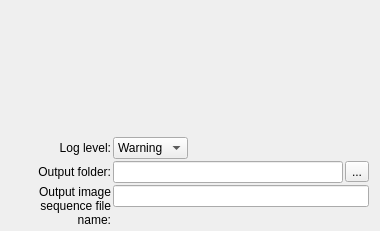
  <widget class="QWizardPage" name="SettingsPage">
   <property name="sizePolicy">
    <sizepolicy hsizetype="Preferred" vsizetype="Preferred">
     <horstretch>1</horstretch>
     <verstretch>1</verstretch>
    </sizepolicy>
   </property>
   <property name="title">
    <string>Tracked Ultrasound Capturing</string>
   </property>
   <property name="subTitle">
    <string>Settings</string>
   </property>
   <layout class="QVBoxLayout" name="verticalLayout_4">
    <property name="spacing">
     <number>4</number>
    </property>
    <property name="topMargin">
     <number>4</number>
    </property>
    <property name="bottomMargin">
     <number>4</number>
    </property>
    <item>
     <layout class="QGridLayout" name="GridDeviceSetSelection"/>
    </item>
    <item>
     <spacer name="verticalSpacer">
      <property name="orientation">
       <enum>Qt::Vertical</enum>
      </property>
      <property name="sizeHint" stdset="0">
       <size>
        <width>358</width>
        <height>133</height>
       </size>
      </property>
     </spacer>
    </item>
    <item>
     <layout class="QFormLayout" name="formLayout">
      <property name="fieldGrowthPolicy">
       <enum>QFormLayout::AllNonFixedFieldsGrow</enum>
      </property>
      <property name="horizontalSpacing">
       <number>2</number>
      </property>
      <property name="verticalSpacing">
       <number>2</number>
      </property>
      <item row="0" column="0">
       <widget class="QLabel" name="LogLevelLabel">
        <property name="sizePolicy">
         <sizepolicy hsizetype="Preferred" vsizetype="Preferred">
          <horstretch>0</horstretch>
          <verstretch>0</verstretch>
         </sizepolicy>
        </property>
        <property name="minimumSize">
         <size>
          <width>100</width>
          <height>0</height>
         </size>
        </property>
        <property name="text">
         <string>Log level:</string>
        </property>
        <property name="alignment">
         <set>Qt::AlignRight|Qt::AlignTrailing|Qt::AlignVCenter</set>
        </property>
       </widget>
      </item>
      <item row="0" column="1">
       <widget class="QComboBox" name="LogLevelComboBox">
        <property name="sizePolicy">
         <sizepolicy hsizetype="Maximum" vsizetype="Fixed">
          <horstretch>1</horstretch>
          <verstretch>0</verstretch>
         </sizepolicy>
        </property>
        <property name="currentIndex">
         <number>1</number>
        </property>
        <item>
         <property name="text">
          <string>Error</string>
         </property>
        </item>
        <item>
         <property name="text">
          <string>Warning</string>
         </property>
        </item>
        <item>
         <property name="text">
          <string>Info</string>
         </property>
        </item>
        <item>
         <property name="text">
          <string>Debug</string>
         </property>
        </item>
        <item>
         <property name="text">
          <string>Trace</string>
         </property>
        </item>
       </widget>
      </item>
      <item row="2" column="0">
       <widget class="QLabel" name="SettingsOutputFolderNameLabel">
        <property name="sizePolicy">
         <sizepolicy hsizetype="Preferred" vsizetype="Preferred">
          <horstretch>0</horstretch>
          <verstretch>0</verstretch>
         </sizepolicy>
        </property>
        <property name="minimumSize">
         <size>
          <width>100</width>
          <height>0</height>
         </size>
        </property>
        <property name="midLineWidth">
         <number>-1</number>
        </property>
        <property name="text">
         <string>Output folder:</string>
        </property>
        <property name="alignment">
         <set>Qt::AlignRight|Qt::AlignTrailing|Qt::AlignVCenter</set>
        </property>
        <property name="wordWrap">
         <bool>true</bool>
        </property>
       </widget>
      </item>
      <item row="2" column="1">
       <layout class="QHBoxLayout" name="horizontalLayout_4">
        <property name="spacing">
         <number>2</number>
        </property>
        <item>
         <widget class="QLineEdit" name="SettingsOutputFolderName"/>
        </item>
        <item>
         <widget class="QToolButton" name="OpenOutputFolderButton">
          <property name="text">
           <string>...</string>
          </property>
         </widget>
        </item>
       </layout>
      </item>
      <item row="3" column="0">
       <widget class="QLabel" name="SettingsOutputImageSequenceFileNameLabel">
        <property name="sizePolicy">
         <sizepolicy hsizetype="Preferred" vsizetype="Preferred">
          <horstretch>0</horstretch>
          <verstretch>0</verstretch>
         </sizepolicy>
        </property>
        <property name="minimumSize">
         <size>
          <width>100</width>
          <height>0</height>
         </size>
        </property>
        <property name="midLineWidth">
         <number>-1</number>
        </property>
        <property name="text">
         <string>Output image sequence file name:</string>
        </property>
        <property name="alignment">
         <set>Qt::AlignRight|Qt::AlignTrailing|Qt::AlignVCenter</set>
        </property>
        <property name="wordWrap">
         <bool>true</bool>
        </property>
       </widget>
      </item>
      <item row="3" column="1">
       <widget class="QLineEdit" name="SettingsOutputImageSequenceFileName"/>
      </item>
     </layout>
    </item>
   </layout>
  </widget>
